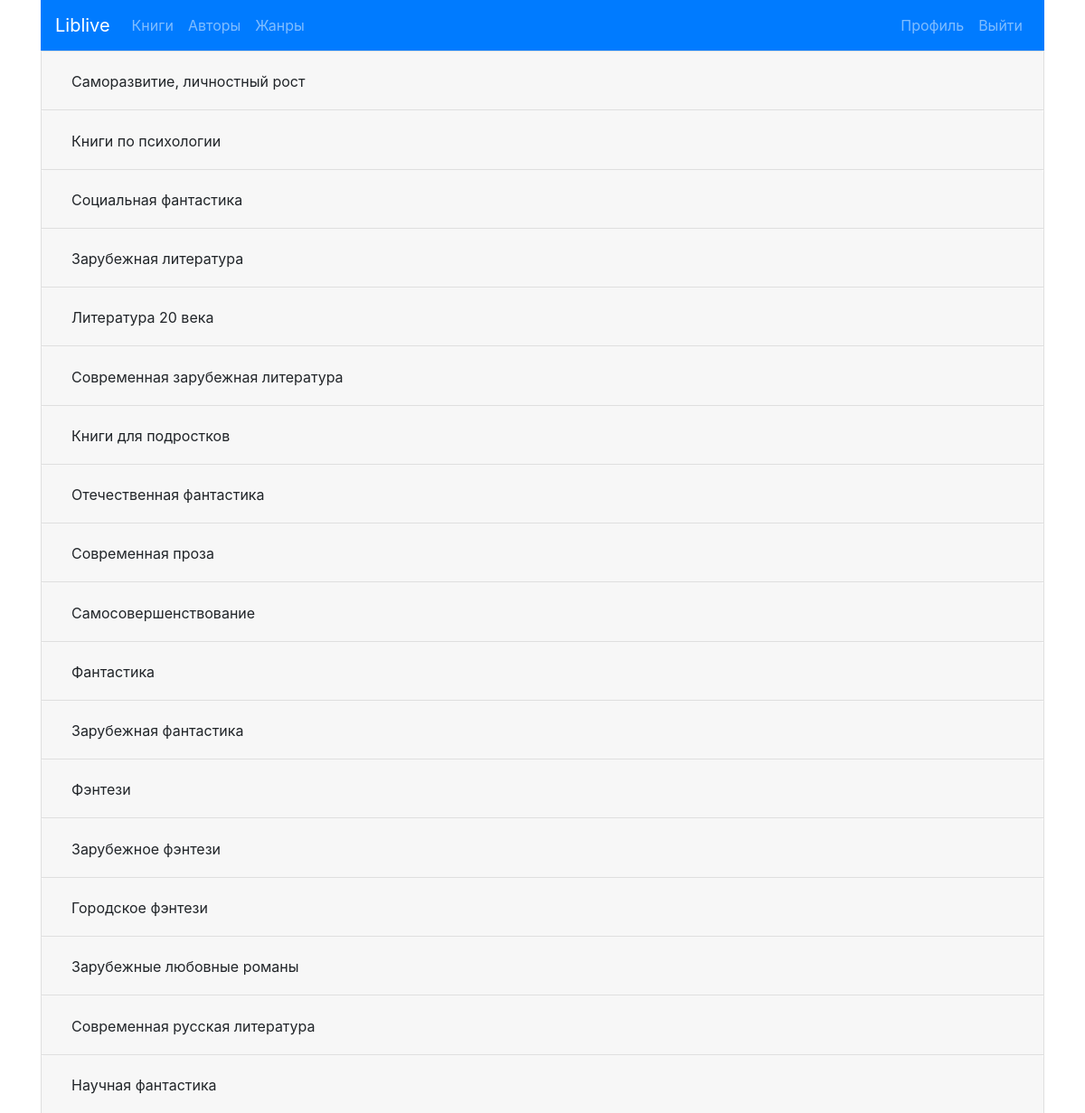
The page /genres/ (signed in) on the database as committed earlier.
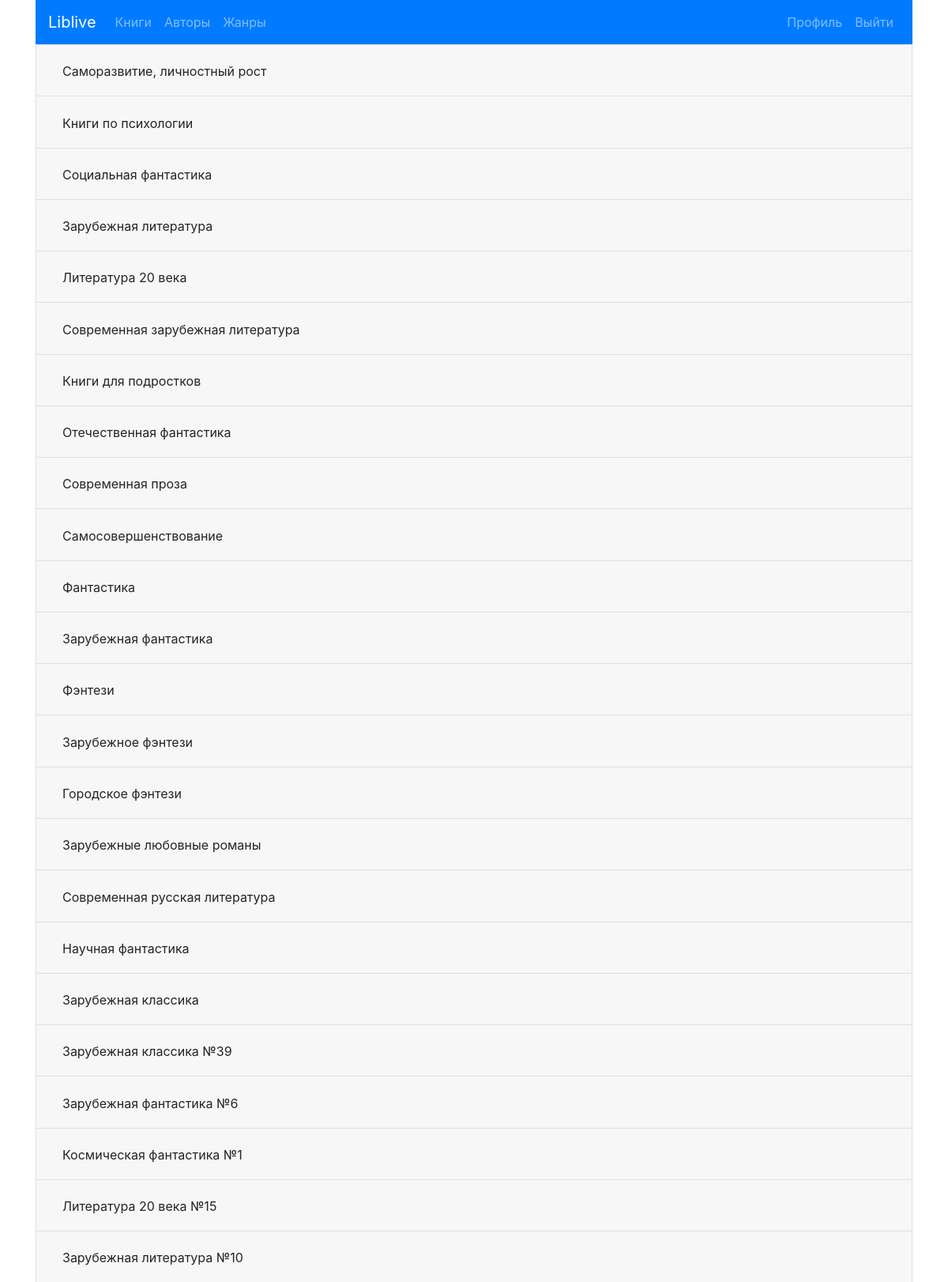
The same page on the database as committed later.
### liv/models.py (models this page shows)
class Genre(models.Model):
    name = models.CharField(max_length=200)
    def __str__(self):
        return self.name

### liv/views.py (the view)
# urls.py: path('genres/', views.GenresView, name='genres'),
@login_required
def GenresView(request):
    dict_of_genres = dict()
    current_user = request.user
    for genre in Genre.objects.all():
        if genre.bookfromlivelib_set.filter(user=current_user):
            pair = {genre: [value for value in genre.bookfromlivelib_set.filter(user=current_user)]}
            dict_of_genres.update(pair)
    context = {
        'dict_of_genres': dict_of_genres
    }
    return render(request, 'liv/genres.html', context=context)

### liv/models.py (called while the page is built)
    def __str__(self):
        return self.title

### liv/templates/liv/genres.html (shortened to what this page needs)
{% extends 'liv/base.html' %}
{% block content %}
{% for genre, values in dict_of_genres.items %}
    <div class="accordion" id="accordionExample">
        <div class="card">
            <div class="card-header" id="headingOne">
                <h2 class="mb-0">
                    <button class="btn" type="button" data-toggle="collapse" aria-expanded="true" data-target=#{{ genre|cut:" "|cut:"," }}>
                        {{ genre }}
                    </button>
                </h2>
            </div>
        </div>
    </div>
{% endfor %}
{% endblock %}

Rows that differ between the two databases and show on the page:
now on this page (row unchanged): Genre: name "Зарубежная классика"
added Genre: name "Зарубежная классика №39"
added Genre: name "Зарубежная фантастика №6"
added Genre: name "Космическая фантастика №1"
added Genre: name "Литература 20 века №15"
added Genre: name "Зарубежная литература №10"
